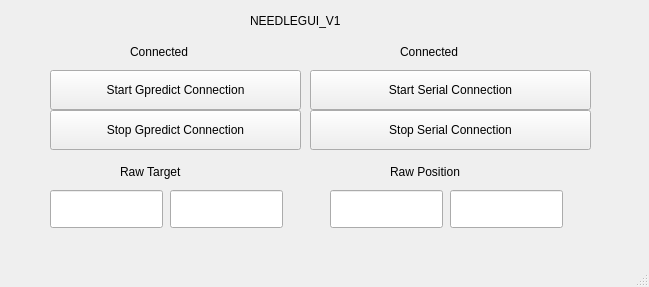
<?xml version="1.0" encoding="UTF-8"?>
<ui version="4.0">
 <class>MainWindow</class>
 <widget class="QMainWindow" name="MainWindow">
  <property name="geometry">
   <rect>
    <x>0</x>
    <y>0</y>
    <width>649</width>
    <height>287</height>
   </rect>
  </property>
  <property name="windowTitle">
   <string>TEST gui</string>
  </property>
  <property name="locale">
   <locale language="English" country="Canada"/>
  </property>
  <widget class="QWidget" name="centralwidget">
   <widget class="QPushButton" name="start_gpredict_btn">
    <property name="geometry">
     <rect>
      <x>50</x>
      <y>70</y>
      <width>251</width>
      <height>40</height>
     </rect>
    </property>
    <property name="text">
     <string>Start Gpredict Connection</string>
    </property>
   </widget>
   <widget class="QPushButton" name="start_serial_btn">
    <property name="geometry">
     <rect>
      <x>310</x>
      <y>70</y>
      <width>281</width>
      <height>40</height>
     </rect>
    </property>
    <property name="text">
     <string>Start Serial Connection</string>
    </property>
   </widget>
   <widget class="QLabel" name="Title_Label">
    <property name="geometry">
     <rect>
      <x>250</x>
      <y>-10</y>
      <width>131</width>
      <height>61</height>
     </rect>
    </property>
    <property name="text">
     <string>NEEDLEGUI_V1</string>
    </property>
   </widget>
   <widget class="QLabel" name="gpredict_connected_label">
    <property name="geometry">
     <rect>
      <x>130</x>
      <y>40</y>
      <width>91</width>
      <height>24</height>
     </rect>
    </property>
    <property name="text">
     <string>Connected</string>
    </property>
   </widget>
   <widget class="QLabel" name="serial_connected_label">
    <property name="geometry">
     <rect>
      <x>400</x>
      <y>40</y>
      <width>101</width>
      <height>24</height>
     </rect>
    </property>
    <property name="text">
     <string>Connected</string>
    </property>
   </widget>
   <widget class="QLineEdit" name="raw_target_az">
    <property name="geometry">
     <rect>
      <x>50</x>
      <y>190</y>
      <width>113</width>
      <height>38</height>
     </rect>
    </property>
    <property name="readOnly">
     <bool>true</bool>
    </property>
   </widget>
   <widget class="QLineEdit" name="raw_target_el">
    <property name="geometry">
     <rect>
      <x>170</x>
      <y>190</y>
      <width>113</width>
      <height>38</height>
     </rect>
    </property>
    <property name="readOnly">
     <bool>true</bool>
    </property>
   </widget>
   <widget class="QPushButton" name="stop_gpredict_btn">
    <property name="geometry">
     <rect>
      <x>50</x>
      <y>110</y>
      <width>251</width>
      <height>40</height>
     </rect>
    </property>
    <property name="text">
     <string>Stop Gpredict Connection</string>
    </property>
   </widget>
   <widget class="QPushButton" name="stop_serial_btn">
    <property name="geometry">
     <rect>
      <x>310</x>
      <y>110</y>
      <width>281</width>
      <height>40</height>
     </rect>
    </property>
    <property name="text">
     <string>Stop Serial Connection</string>
    </property>
   </widget>
   <widget class="QLabel" name="raw_tgt_label">
    <property name="geometry">
     <rect>
      <x>120</x>
      <y>160</y>
      <width>131</width>
      <height>24</height>
     </rect>
    </property>
    <property name="text">
     <string>Raw Target</string>
    </property>
   </widget>
   <widget class="QLabel" name="raw_pos_label">
    <property name="geometry">
     <rect>
      <x>390</x>
      <y>160</y>
      <width>111</width>
      <height>24</height>
     </rect>
    </property>
    <property name="text">
     <string>Raw Position</string>
    </property>
   </widget>
   <widget class="QLineEdit" name="raw_pos_az">
    <property name="geometry">
     <rect>
      <x>330</x>
      <y>190</y>
      <width>113</width>
      <height>38</height>
     </rect>
    </property>
   </widget>
   <widget class="QLineEdit" name="raw_pos_el">
    <property name="geometry">
     <rect>
      <x>450</x>
      <y>190</y>
      <width>113</width>
      <height>38</height>
     </rect>
    </property>
   </widget>
  </widget>
  <widget class="QStatusBar" name="statusbar"/>
 </widget>
 <resources/>
 <connections/>
</ui>
